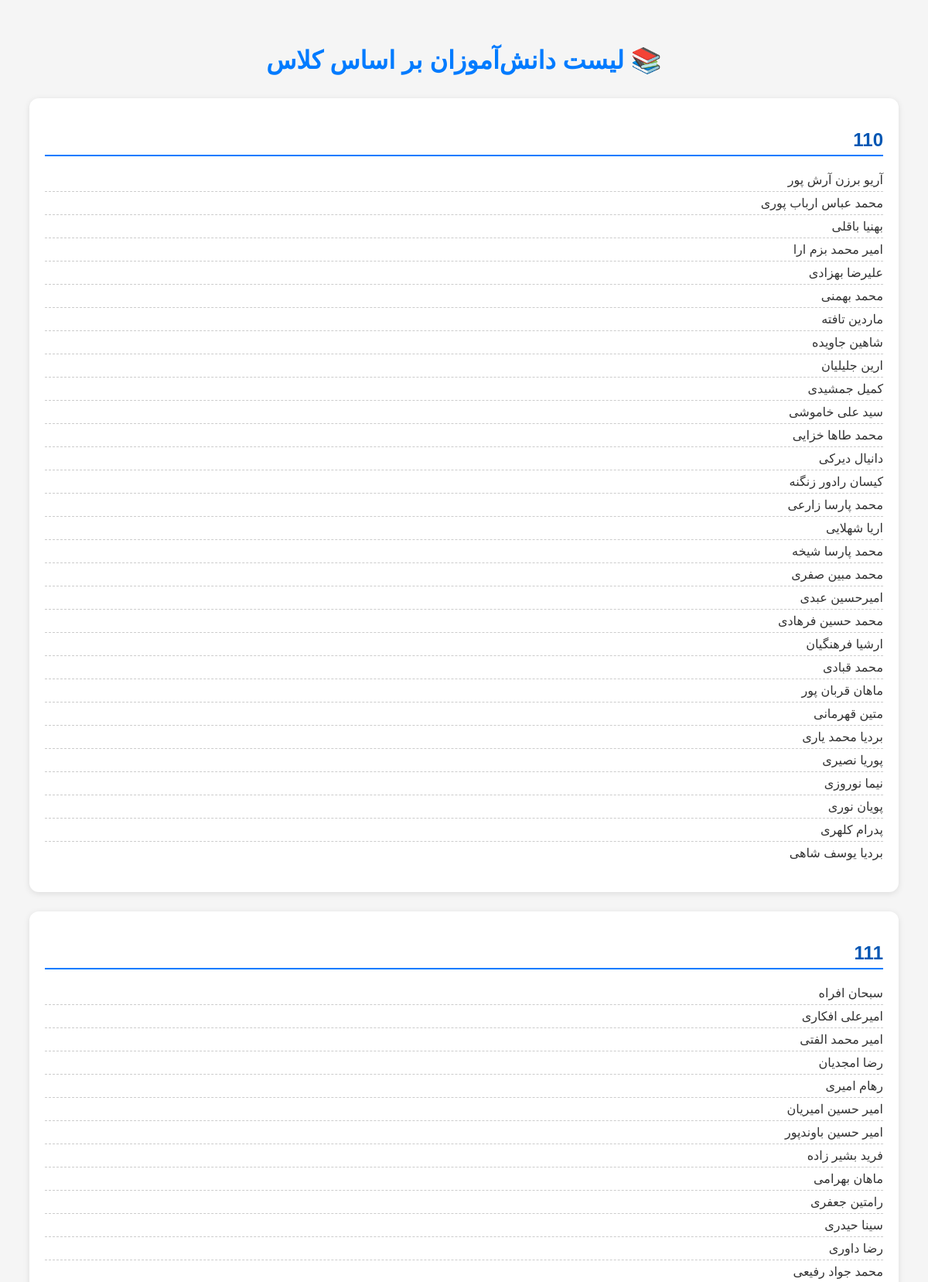
Page /students_by_class (upper part) on the committed database.
### app.py (models this page shows)
class Class(db.Model):
    id = db.Column(db.Integer, primary_key=True)
    name = db.Column(db.String(50), unique=True, nullable=False)
    students = db.relationship("Student", backref="class_", lazy=True, cascade="all, delete")

class Student(db.Model):
    id = db.Column(db.Integer, primary_key=True)
    firstname = db.Column(db.String(50), nullable=False)
    lastname = db.Column(db.String(50), nullable=False)
    parent_number = db.Column(db.String(20), nullable=False)
    class_id = db.Column(db.Integer, db.ForeignKey("class.id"), nullable=False)
    attendances = db.relationship("Attendance", backref="student", lazy=True, cascade="all, delete")

### app.py (the view)
@app.route("/students_by_class")
@login_required
def students_by_class():
    classes = Class.query.order_by(Class.name).all()
    class_students = []
    for c in classes:
        students = Student.query.filter_by(class_id=c.id).order_by(Student.lastname, Student.firstname).all()
        class_students.append({"class_name": c.name, "students": students})
    return render_template("students_by_class.html", class_students=class_students)

### app.py (called while the page is built)
def login_required(f):
    from functools import wraps
    @wraps(f)
    def decorated_function(*args, **kwargs):
        return f(*args, **kwargs)  # همیشه اجازه دسترسی
    return decorated_function

### templates/students_by_class.html (shortened to what this page needs)
<!DOCTYPE html>
<html lang="fa" dir="rtl">
<head>
</head>
<body>
    <h1>📚 لیست دانش‌آموزان بر اساس کلاس</h1>
    {% for item in class_students %}
        <div class="class-box">
            <h2>{{ item.class_name }}</h2>
            {% if item.students %}
                <ul>
                    {% for s in item.students %}
                        <li>{{ s.firstname }} {{ s.lastname }}</li>
                    {% endfor %}
                </ul>
            {% else %}
                <p style="color: #888;">هیچ دانش‌آموزی ثبت نشده است.</p>
            {% endif %}
        </div>
    {% endfor %}
</body>
</html>

### templates/students_by_class.html (style rules this page uses)
body { font-family: tahoma, sans-serif; background-color: #f5f5f5; color: #333; padding: 30px; direction: rtl; }
h1 { text-align: center; color: #007bff; margin-bottom: 30px; }
.class-box { background: white; border-radius: 12px; padding: 20px; margin-bottom: 25px; box-shadow: 0 2px 8px rgba(0,0,0,0.1); }
.class-box h2 { color: #0056b3; margin-bottom: 15px; border-bottom: 2px solid #007bff; padding-bottom: 5px; }
ul { list-style: none; padding: 0; }
li { padding: 5px 0; border-bottom: 1px dashed #ccc; }
li:last-child { border-bottom: none; }

### rows in the picture
Class: class_name "110"
Student: firstname "آریو برزن", lastname "آرش پور"
Student: firstname "محمد عباس", lastname "ارباب پوری"
Student: firstname "بهنیا", lastname "باقلی"
Student: firstname "امیر محمد", lastname "بزم ارا"
Student: firstname "علیرضا", lastname "بهزادی"
Student: firstname "محمد", lastname "بهمنی"
Student: firstname "ماردین", lastname "تافته"
Student: firstname "شاهین", lastname "جاویده"
Student: firstname "ارین", lastname "جلیلیان"
Student: firstname "کمیل", lastname "جمشیدی"
Student: firstname "سید علی", lastname "خاموشی"
Student: firstname "محمد طاها", lastname "خزایی"
Student: firstname "دانیال", lastname "دیرکی"
Student: firstname "کیسان", lastname "رادور زنگنه"
Student: firstname "محمد پارسا", lastname "زارعی"
Student: firstname "اریا", lastname "شهلایی"
Student: firstname "محمد پارسا", lastname "شیخه"
Student: firstname "محمد مبین", lastname "صفری"
Student: firstname "امیرحسین", lastname "عبدی"
Student: firstname "محمد حسین", lastname "فرهادی"
Student: firstname "ارشیا", lastname "فرهنگیان"
Student: firstname "محمد", lastname "قبادی"
Student: firstname "ماهان", lastname "قربان پور"
Student: firstname "متین", lastname "قهرمانی"
Student: firstname "بردیا", lastname "محمد یاری"
Student: firstname "پوریا", lastname "نصیری"
Student: firstname "نیما", lastname "نوروزی"
Student: firstname "پویان", lastname "نوری"
Student: firstname "پدرام", lastname "کلهری"
Student: firstname "بردیا", lastname "یوسف شاهی"
Class: class_name "111"
Student: firstname "سبحان", lastname "افراه"
Student: firstname "امیرعلی", lastname "افکاری"
Student: firstname "امیر محمد", lastname "الفتی"
Student: firstname "رضا", lastname "امجدیان"
Student: firstname "رهام", lastname "امیری"
Student: firstname "امیر حسین", lastname "امیریان"
Student: firstname "امیر حسین", lastname "باوندپور"
Student: firstname "فرید", lastname "بشیر زاده"
Student: firstname "ماهان", lastname "بهرامی"
Student: firstname "رامتین", lastname "جعفری"
Student: firstname "سینا", lastname "حیدری"
Student: firstname "رضا", lastname "داوری"
Student: firstname "محمد جواد", lastname "رفیعی"
